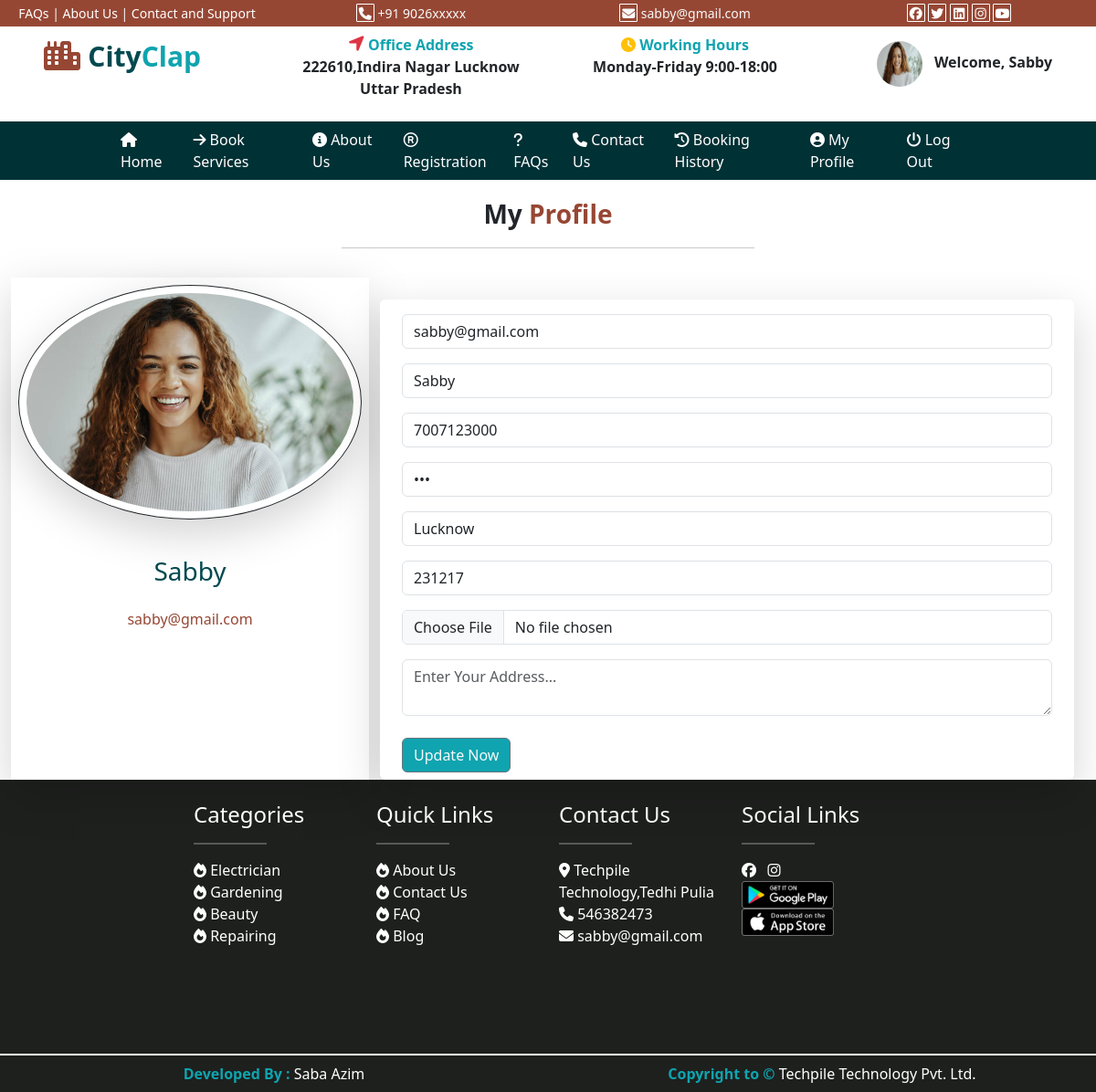
/profile/ (signed in), run on the app's committed database.
### user/models.py (models this page shows)
class tbl_register(models.Model):
    name=models.CharField(max_length=50,null=True)
    email=models.EmailField(max_length=100,primary_key=True)
    mobile=models.CharField(max_length=22,null=True)
    pincode=models.IntegerField(null=True)
    city=models.CharField(max_length=40,null=True)
    address=models.TextField(null=True)
    password=models.CharField(max_length=25,null=True)
    picture=models.ImageField(upload_to='static/profilepicture/',null=True)

### user/views.py (the view, shortened to what this page needs)
# urls.py: path('profile/',views.profile),
def profile(request):
    user=request.session.get('email')
    data=tbl_register.objects.all().filter(email=user)
    md={"userinfo":data}
    return render(request,'profile.html',md)

### templates/profile.html (shortened to what this page needs)
{% extends 'base.html' %}
{% load static %}
{% block childpage %}
{% for i in userinfo %}
<div class="row m-3 ">
    <div class="col-sm-5 mx-auto text-center ">
        <p class="fs-3"><b>My </b><b class="txt-color2"> Profile </b> </p>
        <hr/>
    </div>
</div>
<div class="container-fluid mt-3">
<div class="row">
    <div class="col-sm-4 mx-auto p-2 shadow-lg">
<div class="text-center">
            <img src="../{{i.picture}}" class="img-fluid rounded-circle mx-auto border shadow-lg border-dark p-2" height="400px" width="400px"/>
</div>
            <h1 class="pt-3 fs-3 my-4 txt-color3 text-center">{{i.name}}</h1>
        <a href="#" style="text-decoration:none;text-align:center;" ><p class="mb-5 text-center txt-color2">{{i.email}}</p></a>
    </div>
    <div class="col-sm-8">
    <div class="card mt-4 px-4 border-0 shadow-lg">
        <form method="post" enctype="multipart/form-data">
            <input type="text" name="email" readonly required placeholder="Enter Your Email..." value="{{i.email}}" class="form-control mt-3"/>
            <input type="text" name="name" required placeholder="Enter Your Name..." value="{{i.name}}" class="form-control mt-3"/>
            <input type="text" name="mobile" required placeholder="Enter Your Mobile..." value="{{i.mobile}}" class="form-control mt-3"/>
            <input type="password" name="password" required placeholder="Enter Your Password..." value="{{i.password}}" class="form-control mt-3"/>
            <input type="text" name="city" required placeholder="Enter Your City..." value="{{i.city}}" class="form-control mt-3"/>
            <input type="text" name="pincode" required placeholder="Enter Your Pincode..." value="{{i.pincode}}" class="form-control mt-3"/>
            <input type="file" name="fu" required value="{{i.picture}}" class="form-control mt-3"/>
            <textarea name="address" required placeholder="Enter Your Address..." class="form-control mt-3"></textarea>
            <br/>
            <button type="submit" class="btn btn-outline-secondary bg-mycolor4 text-light mb-2">Update Now</button>
        </form>
    </div>
        </div>
</div>
</div>
{% endfor %}
{% endblock %}

### templates/base.html (shortened to what this page needs)
<!DOCTYPE html>
{% load static %}
<html lang="en">
<head>
    <link href="{% static 'css/bootstrap.min.css' %}" rel="stylesheet"/>
    <link href="{% static 'css/all.min.css' %}" rel="stylesheet"/>
</head>
<body>
<div class="container-fluid " >
    <div class="row t1 bg-mycolor2 text-light text-center py-1">
        <div class="col-sm-3">
            <a href="/faqs/">FAQs</a>  |
            <a href="/about/">About Us</a>  |
            <a href="/contact/">Contact and Support</a>
        </div>
        <div class="col-sm-3">
            <i class="fa-solid fa-phone ic"></i>
            +91 9026xxxxx
        </div>
        <div class="col-sm-3">
            <i class="fa-solid fa-envelope ic"></i>
            {{request.session.email}}
        </div>
        <div class="col-sm-3">
            <a href="#"><i class="fa-brands fa-facebook ic"></i></a>
            <a href="#"><i class="fa-brands fa-twitter ic"></i></a>
            <a href="#"><i class="fa-brands fa-linkedin ic"></i></a>
            <a href="#"><i class="fa-brands fa-instagram ic"></i></a>
            <a href="#"><i class="fa-brands fa-youtube ic"></i></a>
        </div>
    </div>
    <div class="row t2 py-2">
        <div class="col-sm-3 fs-2 ps-5">
            <i class="fa-solid fa-city txt-color2 "></i>
            <b style="font-size:30px;" class="txt-color3">City</b><b class="txt-color4" style="font-size:30px;">Clap</b>
        </div>
        <div class="col-sm-3 text-center">
            <i class="fas fa-location-arrow text-danger fs-5"></i>
            <b class="txt-color4">Office Address </b><br/>
            <p>
            <b>222610,Indira Nagar Lucknow <br />
              Uttar Pradesh</b>
            </p>
        </div>
        <div class="col-sm-3 text-center">
            <i class="fas fa-clock text-warning"></i>
            <b class="txt-color4">Working</b><b class="txt-color4"> Hours </b><br/>
          <p><b>Monday-Friday 9:00-18:00</b></p>
        </div>
        <div class="col-sm-3 text-end pe-5 pt-2">
            {% if not request.session.email %}
            <img src="{% static 'images/urbanclap023.jpg' %}" height="50px" width="50px" style="border-radius:50%;"/> &nbsp;
            {% else %}
            <img src="/{{request.session.picture}}" height="50px" width="50px" style="border-radius:50%;"/> &nbsp;
            <b>Welcome, {{request.session.name}}</b></div>
        {% endif %}
    </div>
    <div class="row menu bg-mycolor1" style="min-height:40px;">
        <div class="col-sm-1"></div>
        <div class="col-sm-10">
            <nav class="navbar navbar-expand-lg bg-body-tertiary p-0" id="menu">
  <div class="container-fluid">
    <div class="collapse navbar-collapse" id="navbarSupportedContent">
      <ul class="navbar-nav me-auto mb-2 mb-lg-0">
        <li class="nav-item">
          <a class="nav-link active" aria-current="page" href="/home/">
              <i class="fa-solid fa-house"></i>
              Home</a>
        </li>
        <li class="nav-item">
          <a class="nav-link" href="/allservices/">
              <i class="fa-solid fa-arrow-right"></i>
              Book Services</a>
        </li>
          <li class="nav-item">
          <a class="nav-link" href="/about/">
              <i class="fa-solid fa-circle-info"></i>
              About Us</a>
        </li>
          <li class="nav-item">
          <a class="nav-link" href="/register/">
              <i class="fa-regular fa-registered"></i>
              Registration</a>
        </li>
          <li class="nav-item">
          <a class="nav-link" href="/faqs/">
              <i class="fa-solid fa-question"></i>
              FAQs</a>
        </li>
          <li class="nav-item">
          <a class="nav-link" href="/contact/">
              <i class="fa-solid fa-phone"></i>
              Contact Us</a>
        </li>
          {% if not request.session.email %}
          <li class="nav-item">
          <a class="nav-link" href="/login/">
              <i class="fa-solid fa-circle-user"></i>
              Login</a>
        </li>
          {% else %}
          <li class="nav-item">
          <a class="nav-link" href="/bookinghistory/">
              <i class="fa-solid fa-clock-rotate-left"></i>
              Booking History</a>
        </li>
          <li class="nav-item">
          <a class="nav-link" href="/profile/">
              <i class="fa-solid fa-circle-user"></i>
              My Profile</a>
        </li>
          <li class="nav-item">
          <a class="nav-link" href="/logout/">
              <i class="fa-solid fa-power-off"></i>
              Log Out</a>
        </li>
          {% endif %}
      </ul>
    </div>
  </div>
</nav>
        </div>
        <div class="col-sm-1"></div>
    </div>
    <div class="row slider" >
        <div class="col-sm-12 " style="min-height:500px;">
            {% block childpage %}
            {% endblock %}
        </div>
    </div>
            <div class="row ufooter">
                <div class="col-sm-2"></div>
                <div class="col-sm-2 fr"><br/>
                    <h4 class="txt-light">Categories</h4>
                    <hr style="background-color: white; width:80px; height: 2px;"/>
                    <li style="list-style-type:none;"><i class="fa-solid fa-fire"></i> Electrician</li>
                    <li style="list-style-type:none;"><i class="fa-solid fa-fire"></i> Gardening</li>
                    <li style="list-style-type:none;"><i class="fa-solid fa-fire"></i> Beauty</li>
                    <li style="list-style-type:none;"><i class="fa-solid fa-fire"></i> Repairing</li>
                </div>
                <div class="col-sm-2 fr"><br/>
                    <h4 class="txt-light">Quick Links</h4>
                    <hr style="background-color: white; width:80px; height: 2px;"/>
                    <a href="/about/" style="text-decoration:none; color:white;"><li style="list-style-type:none;"><i class="fa-solid fa-fire"></i> About Us</li></a>
                    <a href="/contact/" style="text-decoration:none; color:white;"><li style="list-style-type:none;"><i class="fa-solid fa-fire"></i> Contact Us</li></a>
                    <a href="/faqs/" style="text-decoration:none; color:white;"><li style="list-style-type:none;"><i class="fa-solid fa-fire"></i> FAQ</li></a>
                    <a href="#" style="text-decoration:none; color:white;"><li style="list-style-type:none;"><i class="fa-solid fa-fire"></i> Blog</li></a>
                </div>
                <div class="col-sm-2 fr"><br/>
                    <h4 class="txt-light">Contact Us</h4>
                    <hr style="background-color: white; width:80px; height: 2px;"/>
                    <a href="/contact/" style="text-decoration:none; color:white;"><li style="list-style-type:none;"><i class="fa-solid fa-location-dot"></i> Techpile Technology,Tedhi  Pulia</li></a>
                    <li style="list-style-type:none;"><i class="fa-solid fa-phone"></i> 546382473</li>
                    <li style="list-style-type:none;"><i class="fa-solid fa-envelope"></i> sabby@gmail.com</li>
                </div>
                <div class="col-sm-2 fr"><br/>
                    <h4 class="txt-light">Social Links</h4>
                    <hr style="background-color: white; width:80px; height: 2px; "/>
                    <li style="list-style-type:none;">
                        <a href="#" style="text-decoration:none; color:white;"><i class="fa-brands fa-facebook "></i></a> &nbsp;
                        <a href="#" style="text-decoration:none; color:white;"><i class="fa-brands fa-instagram"> </i></a>
                    </li>
                    <li style="list-style-type:none;"></i>
                        <a href="https://play.google.com/store/games?device=windows"> <img src="{% static 'images/googleplay.png' %}" class="img-fluid" style="height:30px"/></a><br/>
                        <a href="https://www.apple.com/app-store/"> <img src="{% static 'images/appstore.png' %}" class="img-fluid" style="height:30px"/></a>
                    </li>
                </div>
                <div class="col-sm-2"></div>
            </div>
            <div class="row bfooter py-2">
                <div class="col-sm-6"><b class="txt-color4">Developed By :</b> Saba Azim</div>
                <div class="col-sm-6"><b class="txt-color4">Copyright to &copy;</b> <a href="https://www.techpile.in/" style="text-decoration:none; color:white;"> Techpile Technology Pvt. Ltd.</a></div>
            </div>
        </div>
</body>
</html>

### templates/base.html (style rules this page uses)
:root { --bgcolor1:#003135; --bgcolor2:#964734; --bgcolor3:#024950; --bgcolor4:#0FA4AF; }
.bg-mycolor1 { background:var(--bgcolor1); }
.bg-mycolor2 { background:var(--bgcolor2); }
.bg-mycolor4 { background:var(--bgcolor4); }
.txt-color2 { color:var(--bgcolor2); }
.txt-color3 { color:var(--bgcolor3); }
.txt-color4 { color:var(--bgcolor4); }
.t1 a { text-decoration:none; color:white; }
.t1 { font-size:14px; }
.ic { border:1px solid white; height:20px; width:20px; text-align:center; line-height:20px; border-radius:1px; transition:all .5s; }
#menu { background:transparent !important; }
#menu ul li a { color:white; }
.ufooter { min-height:300px; background:#1E201E; }
.bfooter { background:#1E201E; color:white; text-align:center; margin-top:2px; }
.fr { color:white; }

### data on the page
tbl_register: session.email "sabby@gmail.com", session.name "Sabby", picture (picture), name "Sabby", email "sabby@gmail.com", mobile "7007123000", city "Lucknow", pincode "231217"
